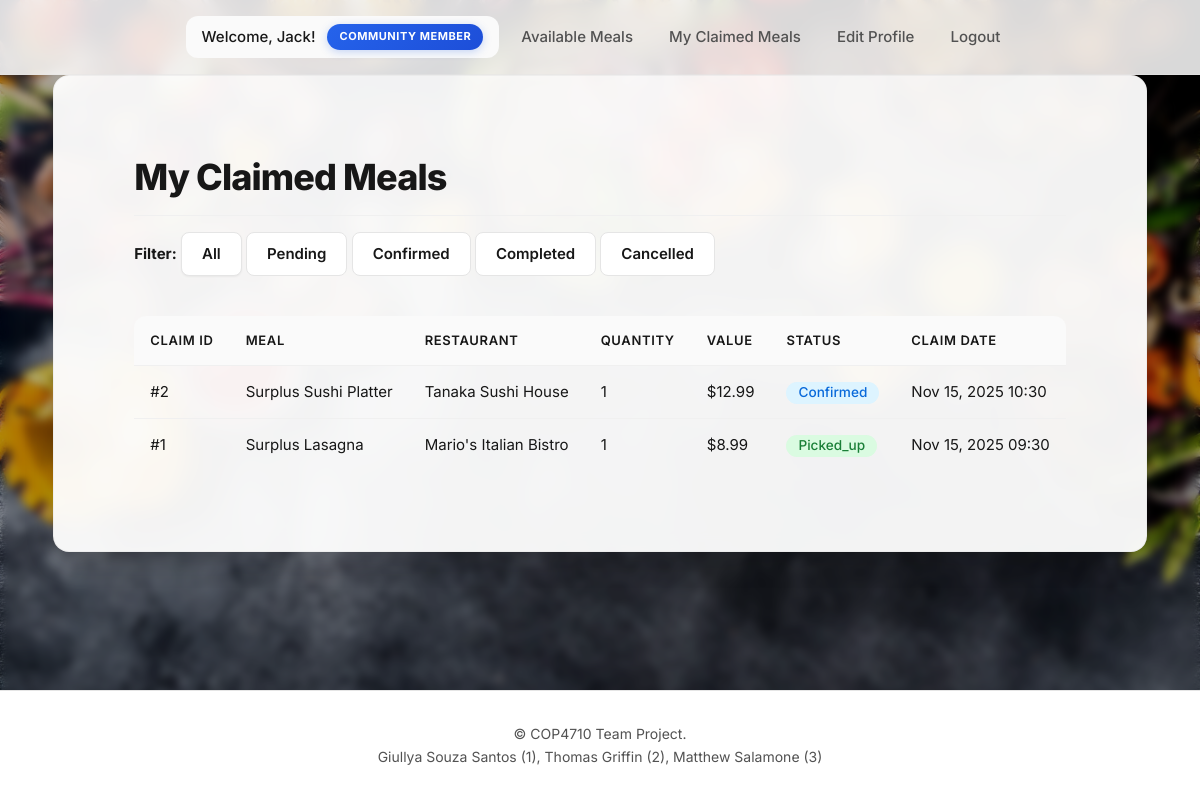
/my_claims.php (signed in), run on the app's committed database.
### tables this page shows
CREATE TABLE Needy_Claim (
    claim_id INT AUTO_INCREMENT PRIMARY KEY,
    needy_id INT NOT NULL,
    donation_id INT NOT NULL,
    quantity INT NOT NULL,
    status ENUM('pending', 'confirmed', 'picked_up', 'cancelled') DEFAULT 'pending',
    claimed_at TIMESTAMP DEFAULT CURRENT_TIMESTAMP,
    confirmed_at TIMESTAMP NULL,
    picked_up_at TIMESTAMP NULL,
    cancelled_at TIMESTAMP NULL,
    FOREIGN KEY (needy_id) REFERENCES Needy(needy_id) ON DELETE CASCADE,
    FOREIGN KEY (donation_id) REFERENCES Donations(donation_id) ON DELETE CASCADE,
    CHECK (quantity > 0)
);

CREATE TABLE Plates (
    plate_id INT AUTO_INCREMENT PRIMARY KEY,
    restaurant_id INT NOT NULL,
    plate_name VARCHAR(255) NOT NULL,
    description TEXT,
    price DECIMAL(10, 2) NOT NULL,
    quantity_available INT NOT NULL,
    original_quantity INT NOT NULL,
    available_from DATETIME NOT NULL,
    available_until DATETIME NOT NULL,
    is_active BOOLEAN DEFAULT TRUE,
    created_at TIMESTAMP DEFAULT CURRENT_TIMESTAMP,
    updated_at TIMESTAMP DEFAULT CURRENT_TIMESTAMP ON UPDATE CURRENT_TIMESTAMP,
    FOREIGN KEY (restaurant_id) REFERENCES Restaurants(restaurant_id) ON DELETE CASCADE,
    CHECK (quantity_available >= 0),
    CHECK (quantity_available <= original_quantity)
);

CREATE TABLE Restaurants (
    restaurant_id INT PRIMARY KEY,
    phone_number VARCHAR(20) NOT NULL,
    restaurant_name VARCHAR(255) NOT NULL,
    description TEXT,
    cuisine_type VARCHAR(100),
    FOREIGN KEY (restaurant_id) REFERENCES Users(user_id) ON DELETE CASCADE
);

### my_claims.php (the view, shortened to what this page needs)
<?php
$db = getDB();
$needy_id = $_SESSION['user_id'];
$filter = isset($_GET['filter']) ? $_GET['filter'] : 'all';
$query = "SELECT nc.claim_id, nc.quantity, nc.status,
                 nc.claimed_at, nc.confirmed_at, nc.picked_up_at,
                 p.plate_name, p.price, r.restaurant_name
          FROM Needy_Claim nc
          JOIN Donations d ON nc.donation_id = d.donation_id
          JOIN Plates p ON d.plate_id = p.plate_id
          JOIN Restaurants r ON p.restaurant_id = r.restaurant_id
          WHERE nc.needy_id = ?";
$query .= " ORDER BY nc.claimed_at DESC";
$stmt = $db->prepare($query);
$stmt->bind_param("i", $needy_id);
$stmt->execute();
$claims = $stmt->get_result();
include 'includes/header.php';
?>
<div class="card">
    <h1>My Claimed Meals</h1>
    <div style="margin-bottom: 1.5rem;">
        <strong>Filter:</strong>
        <a href="my_claims.php?filter=all" class="btn btn-secondary <?php echo $filter === 'all' ? 'btn-primary' : ''; ?>">All</a>
        <a href="my_claims.php?filter=pending" class="btn btn-secondary <?php echo $filter === 'pending' ? 'btn-primary' : ''; ?>">Pending</a>
        <a href="my_claims.php?filter=confirmed" class="btn btn-secondary <?php echo $filter === 'confirmed' ? 'btn-primary' : ''; ?>">Confirmed</a>
        <a href="my_claims.php?filter=completed" class="btn btn-secondary <?php echo $filter === 'completed' ? 'btn-primary' : ''; ?>">Completed</a>
        <a href="my_claims.php?filter=cancelled" class="btn btn-secondary <?php echo $filter === 'cancelled' ? 'btn-primary' : ''; ?>">Cancelled</a>
    </div>
    <?php if ($claims->num_rows > 0): ?>
        <div style="overflow-x: auto;">
            <table>
                <thead>
                    <tr>
                        <th>Claim ID</th>
                        <th>Meal</th>
                        <th>Restaurant</th>
                        <th>Quantity</th>
                        <th>Value</th>
                        <th>Status</th>
                        <th>Claim Date</th>
                    </tr>
                </thead>
                <tbody>
                    <?php while ($claim = $claims->fetch_assoc()): ?>
                        <tr>
                            <td>#<?php echo $claim['claim_id']; ?></td>
                            <td><?php echo htmlspecialchars($claim['plate_name']); ?></td>
                            <td><?php echo htmlspecialchars($claim['restaurant_name']); ?></td>
                            <td><?php echo $claim['quantity']; ?></td>
                            <td>$<?php echo number_format($claim['price'], 2); ?></td>
                            <td>
                                <span class="badge <?php
                                    if ($claim['status'] === 'pending') echo 'badge-pending';
                                    elseif ($claim['status'] === 'confirmed') echo 'badge-confirmed';
                                    elseif ($claim['status'] === 'picked_up') echo 'badge-success';
                                    else echo 'badge-inactive';
                                ?>">
                                    <?php echo ucfirst($claim['status']); ?>
                                </span>
                            </td>
                            <td><?php echo date('M d, Y H:i', strtotime($claim['claimed_at'])); ?></td>
                        </tr>
                    <?php endwhile; ?>
                </tbody>
            </table>
        </div>
    <?php else: ?>
        <p class="text-muted">No claims found. <a href="needy_dashboard.php">Browse available meals!</a></p>
    <?php endif; ?>
</div>
<?php
include 'includes/footer.php';
?>

### css/style.css (style rules this page uses)
* { margin: 0; padding: 0; box-sizing: border-box; }
:root { --color-bg: #ffffff; --color-bg-secondary: #fafafa; --color-bg-tertiary: #f5f5f5; --color-border: #e5e5e5; --color-border-light: #f0f0f0; --color-text-primary: #171717; --color-text-secondary: #525252; --color-text-tertiary: #737373; --color-accent: #2563eb; --color-accent-hover: #1d4ed8; --color-accent-light: #dbeafe; --color-success: #16a34a; --color-success-light: #dcfce7; --color-danger: #dc2626; --color-danger-light: #fee2e2; --color-warning: #d97706; --color-warning-light: #fef3c7; --shadow-sm: 0 1px 2px 0 rgb(0 0 0 / 0.05); --shadow-md: 0 4px 6px -1px rgb(0 0 0 / 0.1), 0 2px 4px -2px rgb(0 0 0 / 0.1); --shadow-lg: 0 10px 15px -3px rgb(0 0 0 / 0.1), 0 4px 6px -4px rgb(0 0 0 / 0.1); --radius-sm: 0.5rem; --radius-md: 0.75rem; --radius-lg: 1rem; }
body { font-family: 'Inter', -apple-system, BlinkMacSystemFont, 'Segoe UI', system-ui, sans-serif; font-size: 15px; line-height: 1.6; color: var(--color-text-primary); background-color: var(--color-bg-secondary); min-height: 100vh; display: flex; flex-direction: column; -webkit-font-smoothing: antialiased; -moz-osx-font-smoothing: grayscale; position: relative; }
body::before { content: ''; position: fixed; top: 0; left: 0; right: 0; bottom: 0; background-image: url('../includes/Background.jpg'); background-size: cover; background-position: center; background-attachment: fixed; background-repeat: no-repeat; z-index: -2; }
body::after { content: ''; position: fixed; top: 0; left: 0; right: 0; bottom: 0; background: rgba(0, 0, 0, 0.3); backdrop-filter: blur(4px); -webkit-backdrop-filter: blur(4px); z-index: -1; pointer-events: none; }
.card { background: rgba(255, 255, 255, 0.95); backdrop-filter: blur(10px); -webkit-backdrop-filter: blur(10px); border: 1px solid rgba(229, 229, 229, 0.5); border-radius: var(--radius-lg); padding: 5rem; margin-bottom: 1.5rem; box-shadow: 0 8px 32px rgba(0, 0, 0, 0.1); transition: all 0.2s cubic-bezier(0.4, 0, 0.2, 1); }
h1, h2, h3, h4, h5, h6 { font-weight: 700; line-height: 1.2; color: var(--color-text-primary); margin-bottom: 1rem; letter-spacing: -0.025em; }
h1 { font-size: 2.25rem; font-weight: 800; }
.card h1, .card h2 { margin-bottom: 1rem; padding-bottom: 1rem; border-bottom: 1px solid var(--color-border-light); }
.btn { display: inline-flex; align-items: center; justify-content: center; gap: 0.5rem; padding: 0.625rem 1.25rem; border: 1px solid transparent; border-radius: var(--radius-sm); font-size: 0.9375rem; font-weight: 600; cursor: pointer; text-decoration: none; transition: all 0.15s cubic-bezier(0.4, 0, 0.2, 1); font-family: inherit; line-height: 1.5; white-space: nowrap; }
.btn-primary { background-color: var(--color-accent); color: white; border-color: var(--color-accent); box-shadow: 0 1px 2px 0 rgba(0, 0, 0, 0.05); }
.btn-secondary { background-color: var(--color-bg); color: var(--color-text-primary); border-color: var(--color-border); }
table { width: 100%; border-collapse: collapse; margin-top: 1rem; font-size: 0.9375rem; border-radius: var(--radius-md); overflow: hidden; }
table th, table td { padding: 0.875rem 1rem; text-align: left; border-bottom: 1px solid var(--color-border-light); }
table th { background-color: var(--color-bg-secondary); font-weight: 600; color: var(--color-text-primary); font-size: 0.8125rem; text-transform: uppercase; letter-spacing: 0.05em; }
table tbody tr { transition: background-color 0.15s cubic-bezier(0.4, 0, 0.2, 1); }
table tbody tr:last-child td { border-bottom: none; }
.badge { display: inline-flex; align-items: center; padding: 0.25rem 0.625rem; border-radius: 9999px; font-size: 0.8125rem; font-weight: 600; line-height: 1; }
@media (prefers-reduced-motion: no-preference) { html { scroll-behavior: smooth; } }
@media (prefers-reduced-motion: no-preference) { * { transition-timing-function: cubic-bezier(0.4, 0, 0.2, 1); } }

### my_claims.php (style rules this page uses)
.badge { display: inline-block; padding: 4px 12px; border-radius: 20px; font-size: 0.85rem; font-weight: 500; }
.badge-confirmed { background-color: #ddf4ff; color: #0969da; }
.badge-success { background-color: #dafbe1; color: #1a7f37; }

### data on the page
needy_claim: claim_id "2", plates.plate_name "Surplus Sushi Platter", restaurants.restaurant_name "Tanaka Sushi House", quantity "1", plates.price "12.99", status "Confirmed", claimed_at "Nov 15, 2025 10:30"
needy_claim: claim_id "1", plates.plate_name "Surplus Lasagna", restaurants.restaurant_name "Mario's Italian Bistro", quantity "1", plates.price "8.99", status "Picked_up", claimed_at "Nov 15, 2025 09:30"

### other printed values
$_SESSION['first_name'] "Jack"
getRoleDisplayName() "COMMUNITY MEMBER"
